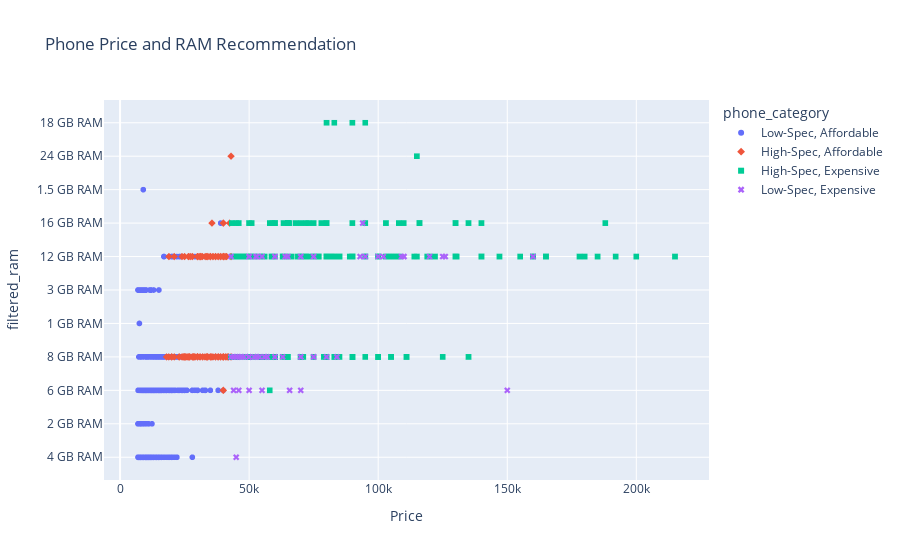
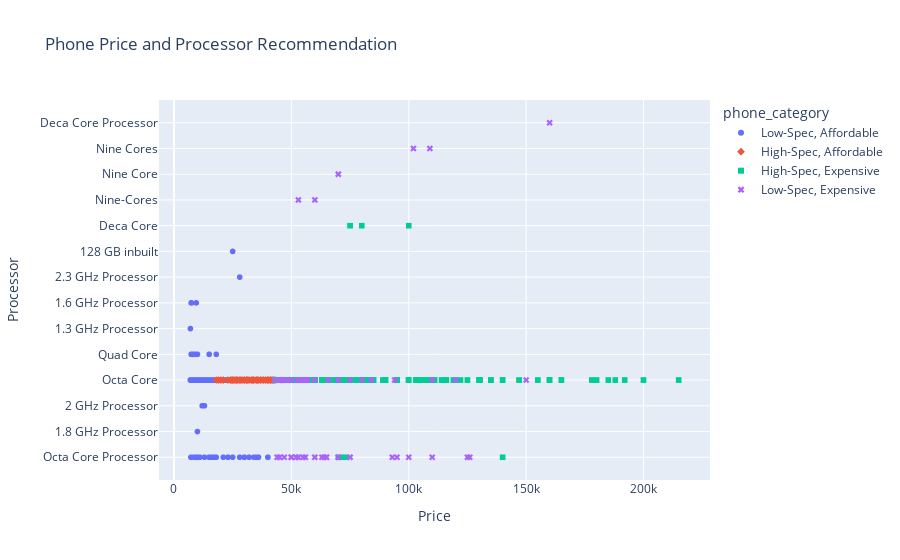
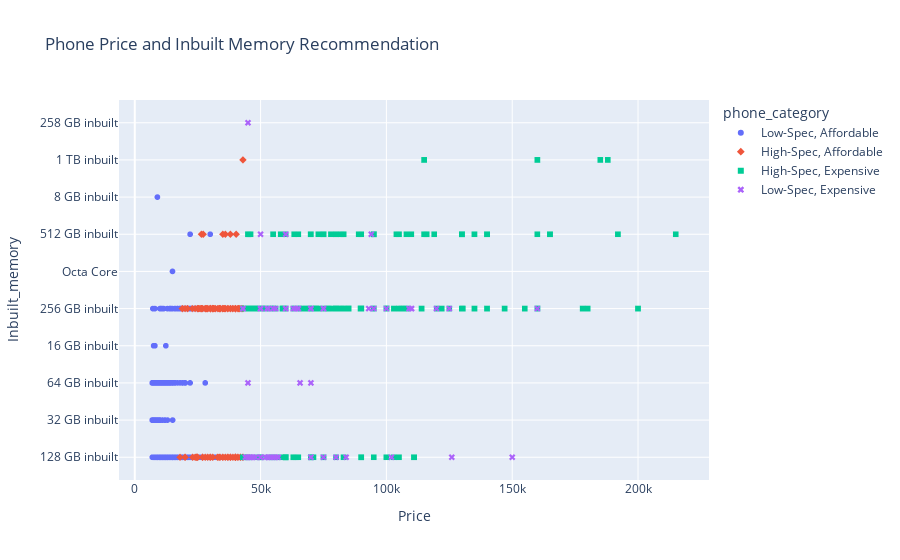
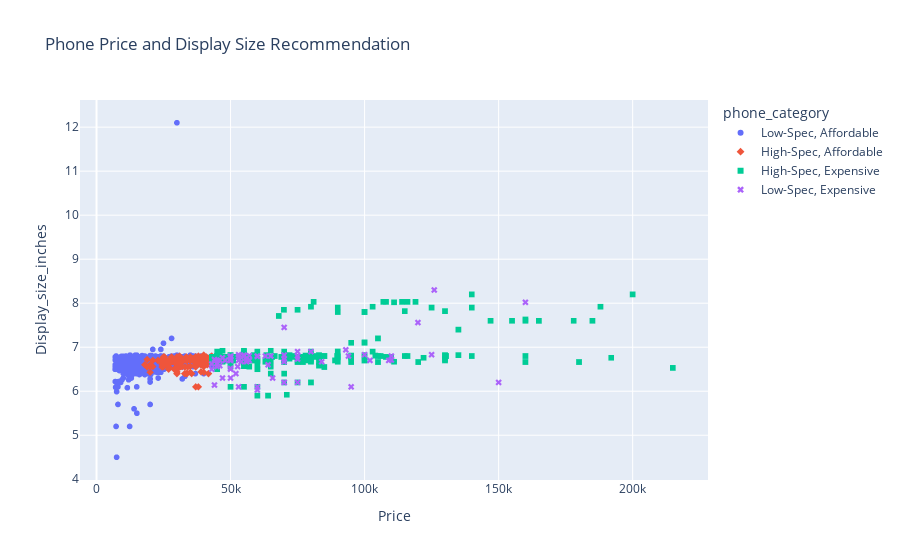

Here is the notebook cell these charts were saved with, in order:
### Markdown cell above
# Conclusions
## Feature Recommendations

### Code cell
# Create a new column 'phone_category' based on 'Spec_score_category' and 'Price_category'
data['phone_category'] = data['Spec_score_category'] + ', ' + data['Price_category']

# Plots
eda.plot_features_against_price(data, feature_y = 'filtered_ram', color_feature = 'phone_category',
                                symbol_feature = 'phone_category',
                                plot_title = "Phone Price and RAM Recommendation")
eda.plot_features_against_price(data, feature_y = 'Processor', color_feature = 'phone_category',
                                 symbol_feature = 'phone_category',
                                 plot_title = "Phone Price and Processor Recommendation")
eda.plot_features_against_price(data, feature_y = 'Inbuilt_memory', color_feature = 'phone_category',
                                 symbol_feature = 'phone_category',
                                 plot_title = "Phone Price and Inbuilt Memory Recommendation")
eda.plot_features_against_price(data, feature_y = 'Display_size_inches', color_feature = 'phone_category',
                                 symbol_feature = 'phone_category',
                                 plot_title = "Phone Price and Display Size Recommendation")
eda.plot_features_against_price(data, feature_y = 'Battery_numeric', color_feature = 'phone_category',
                                 symbol_feature = 'phone_category',
                                 plot_title = "Phone Price and Battery Capacity Recommendation")

### Figure 1 — Plotly figure (JSON) as saved in the notebook; plotly's stock layout.template omitted (floating-point values rounded to 4 significant figures; data arrays with more than 128 entries replaced by an {"elided": "..."} marker saying what was removed)
{"data": [{"hovertemplate": "phone_category=Low-Spec, Affordable<br>Price=%{x}<br>filtered_ram=%{y}<extra></extra>", "legendgroup": "Low-Spec, Affordable", "marker": {"color": "#636efa", "symbol": "circle"}, "mode": "markers", "name": "Low-Spec, Affordable", "showlegend": true, "type": "scattergl", "x": {"elided": "884 int values"}, "xaxis": "x", "y": {"elided": "884 str values"}, "yaxis": "y"}, {"hovertemplate": "phone_category=High-Spec, Affordable<br>Price=%{x}<br>filtered_ram=%{y}<extra></extra>", "legendgroup": "High-Spec, Affordable", "marker": {"color": "#EF553B", "symbol": "diamond"}, "mode": "markers", "name": "High-Spec, Affordable", "showlegend": true, "type": "scattergl", "x": {"elided": "151 int values"}, "xaxis": "x", "y": {"elided": "151 str values"}, "yaxis": "y"}, {"hovertemplate": "phone_category=High-Spec, Expensive<br>Price=%{x}<br>filtered_ram=%{y}<extra></extra>", "legendgroup": "High-Spec, Expensive", "marker": {"color": "#00cc96", "symbol": "square"}, "mode": "markers", "name": "High-Spec, Expensive", "showlegend": true, "type": "scattergl", "x": {"elided": "261 int values"}, "xaxis": "x", "y": {"elided": "261 str values"}, "yaxis": "y"}, {"hovertemplate": "phone_category=Low-Spec, Expensive<br>Price=%{x}<br>filtered_ram=%{y}<extra></extra>", "legendgroup": "Low-Spec, Expensive", "marker": {"color": "#ab63fa", "symbol": "x"}, "mode": "markers", "name": "Low-Spec, Expensive", "showlegend": true, "type": "scattergl", "x": [49999, 49990, 47990, 44999, 44990, 51999, 65690, 69990, 70000, 42999, 49999, 62990, 69990, 109990, 44999, 49990, 49990, 49999, 99990, 119900, 52652, 64990, 56999, 49990, 43999, 46999, 49990, 52999, 59990, 59999, 69999, 69999, 74990, 94990, 101999, 108999, 109990, 125990, 159990, 49990, 49999, 54999, 43990, 124990, 74990, 52990, 49990, 45990, 55990, 59990, 54990, 74999, 149999, 49990, 44990, 42999, 55999, 64990, 52990, 59990, 46990, 46999, 45999, 53990, 56990, 52990, 74990, 83999, 93990, 63990, 69990, 69990, 92990, 79990], "xaxis": "x", "y": ["8 GB RAM", "8 GB RAM", "8 GB RAM", "8 GB RAM", "4 GB RAM", "8 GB RAM", "6 GB RAM", "8 GB RAM", "6 GB RAM", "8 GB RAM", "8 GB RAM", "8 GB RAM", "12 GB RAM", "12 GB RAM", "8 GB RAM", "12 GB RAM", "8 GB RAM", "12 GB RAM", "12 GB RAM", "12 GB RAM", "12 GB RAM", "12 GB RAM", "8 GB RAM", "8 GB RAM", "6 GB RAM", "8 GB RAM", "8 GB RAM", "8 GB RAM", "8 GB RAM", "8 GB RAM", "8 GB RAM", "8 GB RAM", "8 GB RAM", "12 GB RAM", "12 GB RAM", "12 GB RAM", "12 GB RAM", "12 GB RAM", "12 GB RAM", "8 GB RAM", "6 GB RAM", "6 GB RAM", "8 GB RAM", "12 GB RAM", "12 GB RAM", "8 GB RAM", "12 GB RAM", "6 GB RAM", "8 GB RAM", "12 GB RAM", "12 GB RAM", "8 GB RAM", "6 GB RAM", "8 GB RAM", "8 GB RAM", "12 GB RAM", "8 GB RAM", "12 GB RAM", "12 GB RAM", "12 GB RAM", "8 GB RAM", "8 GB RAM", "8 GB RAM", "8 GB RAM", "8 GB RAM", "8 GB RAM", "12 GB RAM", "8 GB RAM", "16 GB RAM", "12 GB RAM", "12 GB RAM", "12 GB RAM", "12 GB RAM", "8 GB RAM"], "yaxis": "y"}], "layout": {"legend": {"title": {"text": "phone_category"}, "tracegroupgap": 0}, "title": {"text": "Phone Price and RAM Recommendation"}, "xaxis": {"anchor": "y", "domain": [0, 1], "title": {"text": "Price"}}, "yaxis": {"anchor": "x", "domain": [0, 1], "title": {"text": "filtered_ram"}}}}

### Figure 2 — Plotly figure (JSON) as saved in the notebook; plotly's stock layout.template omitted (floating-point values rounded to 4 significant figures; data arrays with more than 128 entries replaced by an {"elided": "..."} marker saying what was removed)
{"data": [{"hovertemplate": "phone_category=Low-Spec, Affordable<br>Price=%{x}<br>Processor=%{y}<extra></extra>", "legendgroup": "Low-Spec, Affordable", "marker": {"color": "#636efa", "symbol": "circle"}, "mode": "markers", "name": "Low-Spec, Affordable", "showlegend": true, "type": "scattergl", "x": {"elided": "884 int values"}, "xaxis": "x", "y": {"elided": "884 str values"}, "yaxis": "y"}, {"hovertemplate": "phone_category=High-Spec, Affordable<br>Price=%{x}<br>Processor=%{y}<extra></extra>", "legendgroup": "High-Spec, Affordable", "marker": {"color": "#EF553B", "symbol": "diamond"}, "mode": "markers", "name": "High-Spec, Affordable", "showlegend": true, "type": "scattergl", "x": {"elided": "151 int values"}, "xaxis": "x", "y": {"elided": "151 str values"}, "yaxis": "y"}, {"hovertemplate": "phone_category=High-Spec, Expensive<br>Price=%{x}<br>Processor=%{y}<extra></extra>", "legendgroup": "High-Spec, Expensive", "marker": {"color": "#00cc96", "symbol": "square"}, "mode": "markers", "name": "High-Spec, Expensive", "showlegend": true, "type": "scattergl", "x": {"elided": "261 int values"}, "xaxis": "x", "y": {"elided": "261 str values"}, "yaxis": "y"}, {"hovertemplate": "phone_category=Low-Spec, Expensive<br>Price=%{x}<br>Processor=%{y}<extra></extra>", "legendgroup": "Low-Spec, Expensive", "marker": {"color": "#ab63fa", "symbol": "x"}, "mode": "markers", "name": "Low-Spec, Expensive", "showlegend": true, "type": "scattergl", "x": [49999, 49990, 47990, 44999, 44990, 51999, 65690, 69990, 70000, 42999, 49999, 62990, 69990, 109990, 44999, 49990, 49990, 49999, 99990, 119900, 52652, 64990, 56999, 49990, 43999, 46999, 49990, 52999, 59990, 59999, 69999, 69999, 74990, 94990, 101999, 108999, 109990, 125990, 159990, 49990, 49999, 54999, 43990, 124990, 74990, 52990, 49990, 45990, 55990, 59990, 54990, 74999, 149999, 49990, 44990, 42999, 55999, 64990, 52990, 59990, 46990, 46999, 45999, 53990, 56990, 52990, 74990, 83999, 93990, 63990, 69990, 69990, 92990, 79990], "xaxis": "x", "y": [" Octa Core", " Octa Core Processor", " Octa Core", " Octa Core Processor", " Octa Core", " Octa Core Processor", " Octa Core", " Octa Core Processor", " Octa Core", " Octa Core", " Octa Core", " Octa Core Processor", " Octa Core Processor", " Octa Core", " Octa Core", " Octa Core Processor", " Octa Core Processor", " Octa Core Processor", " Octa Core Processor", " Octa Core", " Octa Core", " Octa Core Processor", " Octa Core", " Octa Core", " Octa Core Processor", " Octa Core", " Octa Core Processor", " Nine-Cores", " Octa Core Processor", " Nine-Cores", " Nine Core", " Nine Core", " Octa Core", " Octa Core Processor", " Nine Cores", " Nine Cores", " Octa Core Processor", " Octa Core Processor", " Deca Core Processor", " Octa Core Processor", " Octa Core", " Octa Core", " Octa Core Processor", " Octa Core Processor", " Octa Core Processor", " Octa Core Processor", " Octa Core Processor", " Octa Core", " Octa Core Processor", " Octa Core Processor", " Octa Core Processor", " Octa Core Processor", " Octa Core", " Octa Core", " Octa Core", " Octa Core", " Octa Core", " Octa Core Processor", " Octa Core Processor", " Octa Core", " Octa Core Processor", " Octa Core", " Octa Core", " Octa Core", " Octa Core", " Octa Core", " Octa Core Processor", " Octa Core", " Octa Core", " Octa Core Processor", " Octa Core", " Octa Core Processor", " Octa Core Processor", " Octa Core"], "yaxis": "y"}], "layout": {"legend": {"title": {"text": "phone_category"}, "tracegroupgap": 0}, "title": {"text": "Phone Price and Processor Recommendation"}, "xaxis": {"anchor": "y", "domain": [0, 1], "title": {"text": "Price"}}, "yaxis": {"anchor": "x", "domain": [0, 1], "title": {"text": "Processor"}}}}

### Figure 3 — Plotly figure (JSON) as saved in the notebook; plotly's stock layout.template omitted (floating-point values rounded to 4 significant figures; data arrays with more than 128 entries replaced by an {"elided": "..."} marker saying what was removed)
{"data": [{"hovertemplate": "phone_category=Low-Spec, Affordable<br>Price=%{x}<br>Inbuilt_memory=%{y}<extra></extra>", "legendgroup": "Low-Spec, Affordable", "marker": {"color": "#636efa", "symbol": "circle"}, "mode": "markers", "name": "Low-Spec, Affordable", "showlegend": true, "type": "scattergl", "x": {"elided": "884 int values"}, "xaxis": "x", "y": {"elided": "884 str values"}, "yaxis": "y"}, {"hovertemplate": "phone_category=High-Spec, Affordable<br>Price=%{x}<br>Inbuilt_memory=%{y}<extra></extra>", "legendgroup": "High-Spec, Affordable", "marker": {"color": "#EF553B", "symbol": "diamond"}, "mode": "markers", "name": "High-Spec, Affordable", "showlegend": true, "type": "scattergl", "x": {"elided": "151 int values"}, "xaxis": "x", "y": {"elided": "151 str values"}, "yaxis": "y"}, {"hovertemplate": "phone_category=High-Spec, Expensive<br>Price=%{x}<br>Inbuilt_memory=%{y}<extra></extra>", "legendgroup": "High-Spec, Expensive", "marker": {"color": "#00cc96", "symbol": "square"}, "mode": "markers", "name": "High-Spec, Expensive", "showlegend": true, "type": "scattergl", "x": {"elided": "261 int values"}, "xaxis": "x", "y": {"elided": "261 str values"}, "yaxis": "y"}, {"hovertemplate": "phone_category=Low-Spec, Expensive<br>Price=%{x}<br>Inbuilt_memory=%{y}<extra></extra>", "legendgroup": "Low-Spec, Expensive", "marker": {"color": "#ab63fa", "symbol": "x"}, "mode": "markers", "name": "Low-Spec, Expensive", "showlegend": true, "type": "scattergl", "x": [49999, 49990, 47990, 44999, 44990, 51999, 65690, 69990, 70000, 42999, 49999, 62990, 69990, 109990, 44999, 49990, 49990, 49999, 99990, 119900, 52652, 64990, 56999, 49990, 43999, 46999, 49990, 52999, 59990, 59999, 69999, 69999, 74990, 94990, 101999, 108999, 109990, 125990, 159990, 49990, 49999, 54999, 43990, 124990, 74990, 52990, 49990, 45990, 55990, 59990, 54990, 74999, 149999, 49990, 44990, 42999, 55999, 64990, 52990, 59990, 46990, 46999, 45999, 53990, 56990, 52990, 74990, 83999, 93990, 63990, 69990, 69990, 92990, 79990], "xaxis": "x", "y": [" 256 GB inbuilt", " 128 GB inbuilt", " 128 GB inbuilt", " 128 GB inbuilt", " 64 GB inbuilt", " 128 GB inbuilt", " 64 GB inbuilt", " 128 GB inbuilt", " 64 GB inbuilt", " 256 GB inbuilt", " 256 GB inbuilt", " 256 GB inbuilt", " 256 GB inbuilt", " 256 GB inbuilt", " 258 GB inbuilt", " 512 GB inbuilt", " 128 GB inbuilt", " 256 GB inbuilt", " 256 GB inbuilt", " 256 GB inbuilt", " 256 GB inbuilt", " 256 GB inbuilt", " 128 GB inbuilt", " 256 GB inbuilt", " 128 GB inbuilt", " 128 GB inbuilt", " 128 GB inbuilt", " 128 GB inbuilt", " 256 GB inbuilt", " 256 GB inbuilt", " 128 GB inbuilt", " 256 GB inbuilt", " 128 GB inbuilt", " 256 GB inbuilt", " 128 GB inbuilt", " 256 GB inbuilt", " 256 GB inbuilt", " 128 GB inbuilt", " 256 GB inbuilt", " 128 GB inbuilt", " 128 GB inbuilt", " 128 GB inbuilt", " 128 GB inbuilt", " 256 GB inbuilt", " 256 GB inbuilt", " 128 GB inbuilt", " 256 GB inbuilt", " 128 GB inbuilt", " 256 GB inbuilt", " 512 GB inbuilt", " 256 GB inbuilt", " 256 GB inbuilt", " 128 GB inbuilt", " 128 GB inbuilt", " 128 GB inbuilt", " 256 GB inbuilt", " 128 GB inbuilt", " 256 GB inbuilt", " 256 GB inbuilt", " 256 GB inbuilt", " 128 GB inbuilt", " 128 GB inbuilt", " 128 GB inbuilt", " 128 GB inbuilt", " 128 GB inbuilt", " 128 GB inbuilt", " 256 GB inbuilt", " 128 GB inbuilt", " 512 GB inbuilt", " 256 GB inbuilt", " 256 GB inbuilt", " 256 GB inbuilt", " 256 GB inbuilt", " 128 GB inbuilt"], "yaxis": "y"}], "layout": {"legend": {"title": {"text": "phone_category"}, "tracegroupgap": 0}, "title": {"text": "Phone Price and Inbuilt Memory Recommendation"}, "xaxis": {"anchor": "y", "domain": [0, 1], "title": {"text": "Price"}}, "yaxis": {"anchor": "x", "domain": [0, 1], "title": {"text": "Inbuilt_memory"}}}}

### Figure 4 — Plotly figure (JSON) as saved in the notebook; plotly's stock layout.template omitted (floating-point values rounded to 4 significant figures; data arrays with more than 128 entries replaced by an {"elided": "..."} marker saying what was removed)
{"data": [{"hovertemplate": "phone_category=Low-Spec, Affordable<br>Price=%{x}<br>Display_size_inches=%{y}<extra></extra>", "legendgroup": "Low-Spec, Affordable", "marker": {"color": "#636efa", "symbol": "circle"}, "mode": "markers", "name": "Low-Spec, Affordable", "showlegend": true, "type": "scattergl", "x": {"elided": "884 int values"}, "xaxis": "x", "y": {"elided": "884 float values"}, "yaxis": "y"}, {"hovertemplate": "phone_category=High-Spec, Affordable<br>Price=%{x}<br>Display_size_inches=%{y}<extra></extra>", "legendgroup": "High-Spec, Affordable", "marker": {"color": "#EF553B", "symbol": "diamond"}, "mode": "markers", "name": "High-Spec, Affordable", "showlegend": true, "type": "scattergl", "x": {"elided": "151 int values"}, "xaxis": "x", "y": {"elided": "151 float values"}, "yaxis": "y"}, {"hovertemplate": "phone_category=High-Spec, Expensive<br>Price=%{x}<br>Display_size_inches=%{y}<extra></extra>", "legendgroup": "High-Spec, Expensive", "marker": {"color": "#00cc96", "symbol": "square"}, "mode": "markers", "name": "High-Spec, Expensive", "showlegend": true, "type": "scattergl", "x": {"elided": "261 int values"}, "xaxis": "x", "y": {"elided": "261 float values"}, "yaxis": "y"}, {"hovertemplate": "phone_category=Low-Spec, Expensive<br>Price=%{x}<br>Display_size_inches=%{y}<extra></extra>", "legendgroup": "Low-Spec, Expensive", "marker": {"color": "#ab63fa", "symbol": "x"}, "mode": "markers", "name": "Low-Spec, Expensive", "showlegend": true, "type": "scattergl", "x": [49999, 49990, 47990, 44999, 44990, 51999, 65690, 69990, 70000, 42999, 49999, 62990, 69990, 109990, 44999, 49990, 49990, 49999, 99990, 119900, 52652, 64990, 56999, 49990, 43999, 46999, 49990, 52999, 59990, 59999, 69999, 69999, 74990, 94990, 101999, 108999, 109990, 125990, 159990, 49990, 49999, 54999, 43990, 124990, 74990, 52990, 49990, 45990, 55990, 59990, 54990, 74999, 149999, 49990, 44990, 42999, 55999, 64990, 52990, 59990, 46990, 46999, 45999, 53990, 56990, 52990, 74990, 83999, 93990, 63990, 69990, 69990, 92990, 79990], "xaxis": "x", "y": [6.7, 6.7, 6.7, 6.7, 6.56, 6.4, 6.3, 7.45, 6.2, 6.5, 6.5, 6.8, 6.82, 6.8, 6.7, 6.78, 6.7, 6.78, 6.83, 7.56, 6.56, 6.8, 6.81, 6.73, 6.14, 6.3, 6.3, 6.1, 6.03, 6.1, 6.2, 6.2, 6.2, 6.1, 6.7, 6.7, 6.71, 8.3, 8.02, 6.52, 6.8, 6.8, 6.72, 6.83, 6.73, 6.7, 6.78, 6.58, 6.67, 6.79, 6.82, 6.9, 6.2, 6.72, 6.62, 6.62, 6.7, 6.8, 6.83, 6.8, 6.76, 6.76, 6.7, 6.67, 6.7, 6.78, 6.8, 6.67, 6.8, 6.6, 6.73, 6.67, 6.94, 6.9], "yaxis": "y"}], "layout": {"legend": {"title": {"text": "phone_category"}, "tracegroupgap": 0}, "title": {"text": "Phone Price and Display Size Recommendation"}, "xaxis": {"anchor": "y", "domain": [0, 1], "title": {"text": "Price"}}, "yaxis": {"anchor": "x", "domain": [0, 1], "title": {"text": "Display_size_inches"}}}}
